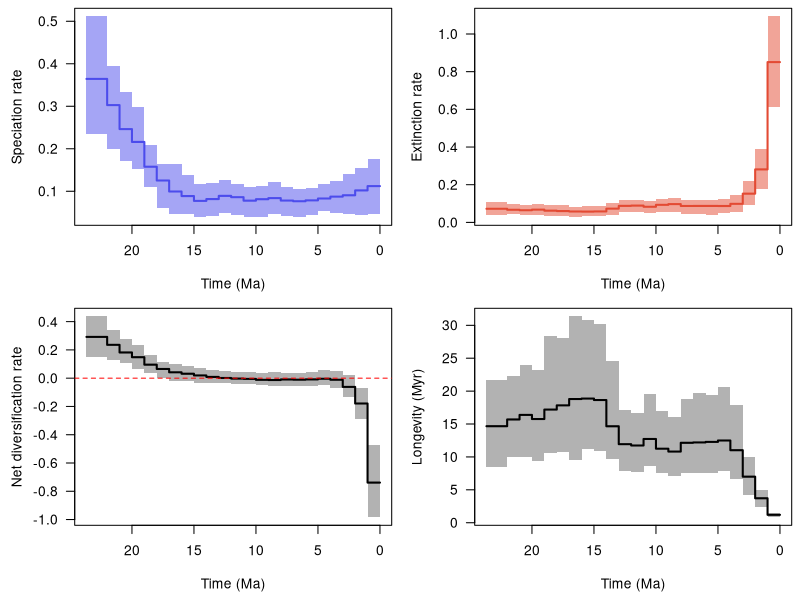

This figure's R source:
pdf(file='/home/torsten/Work/Software/PyRate/example_files/BDNN_examples/Carnivora/Advanced_examples/Example_output/Carnivora_occs_1_G_BDS_BDNN_16_8TVc_Eurasia_RTT.pdf', width = 9, height = 6, useDingbats = FALSE)

layout(matrix(1:4, ncol = 2, nrow = 2, byrow = TRUE))
par(las = 1, mar = c(4.5, 4.5, 0.5, 0.5))
time_vec=c(23.670092814507477, 22.00001,22.0,21.00001,21.0,20.00001,20.0,19.00001,19.0,18.00001,18.0,17.00001,17.0,16.00001,16.0,15.00001,15.0,14.00001,14.0,13.00001,13.0,12.00001,12.0,11.00001,11.0,10.00001,10.0,9.00001,9.0,8.00001,8.0,7.00001,7.0,6.00001,6.0,5.00001,5.0,4.00001,4.0,3.00001,3.0,2.00001,2.0,1.00001,1.0,0.0)
sp_mean=c(0.36437222624171445, 0.36437222624171445,0.30270480262636085,0.30270480262636085,0.24633223392553458,0.24633223392553458,0.2160641896666742,0.2160641896666742,0.15769836362472425,0.15769836362472425,0.1253333582507863,0.1253333582507863,0.09947303163138423,0.09947303163138423,0.08870704470486938,0.08870704470486938,0.07735906811282418,0.07735906811282418,0.08164913526315151,0.08164913526315151,0.08916825131937736,0.08916825131937736,0.08606706412630931,0.08606706412630931,0.07788190311214577,0.07788190311214577,0.08133044964215726,0.08133044964215726,0.08387058198606706,0.08387058198606706,0.078135343540654,0.078135343540654,0.07648627003001719,0.07648627003001719,0.07857959222253987,0.07857959222253987,0.08291229000454783,0.08291229000454783,0.08740348660358917,0.08740348660358917,0.09059381805142692,0.09059381805142692,0.10200931313951789,0.10200931313951789,0.11210155525208189,0.11210155525208189)
sp_lwr=c(0.23584844496875124, 0.23584844496875124,0.19973696040912736,0.19973696040912736,0.17160610640158674,0.17160610640158674,0.15311647172655204,0.15311647172655204,0.10910182332321734,0.10910182332321734,0.061380631103058386,0.061380631103058386,0.04577881442951513,0.04577881442951513,0.04646579493797419,0.04646579493797419,0.038809512568524766,0.038809512568524766,0.0408111624182876,0.0408111624182876,0.04945241588529176,0.04945241588529176,0.04434135624745316,0.04434135624745316,0.039842438784942716,0.039842438784942716,0.03962086849022235,0.03962086849022235,0.04735734494206752,0.04735734494206752,0.041244151227318254,0.041244151227318254,0.03961680601100618,0.03961680601100618,0.04438995331840549,0.04438995331840549,0.05255948449841634,0.05255948449841634,0.04987579930361997,0.04987579930361997,0.04619863643266171,0.04619863643266171,0.04405181759870312,0.04405181759870312,0.04656017894995663,0.04656017894995663)
sp_upr=c(0.5116349343550276, 0.5116349343550276,0.3947406430658842,0.3947406430658842,0.3346088815733227,0.3346088815733227,0.2987352629836504,0.2987352629836504,0.20967525618607377,0.20967525618607377,0.1645298595954018,0.1645298595954018,0.16504073355397503,0.16504073355397503,0.13749164441916106,0.13749164441916106,0.11696159787096502,0.11696159787096502,0.1195974348361479,0.1195974348361479,0.12723657649737194,0.12723657649737194,0.11658347156572395,0.11658347156572395,0.11002460126252721,0.11002460126252721,0.11277610464036432,0.11277610464036432,0.12255584491834863,0.12255584491834863,0.11119272573114804,0.11119272573114804,0.10601652090369192,0.10601652090369192,0.10794805699877245,0.10794805699877245,0.11659612147931042,0.11659612147931042,0.12354426349099479,0.12354426349099479,0.13945376353943684,0.13945376353943684,0.15368036285716785,0.15368036285716785,0.1755054947593947,0.1755054947593947)
ex_mean=c(0.07228644812102752, 0.07228644812102752,0.06701473092082061,0.06701473092082061,0.06449039939080924,0.06449039939080924,0.06770091371235737,0.06770091371235737,0.06214909012012777,0.06214909012012777,0.0600634000817305,0.0600634000817305,0.05789132268743173,0.05789132268743173,0.05728663736711143,0.05728663736711143,0.05812112732550307,0.05812112732550307,0.07290888310787651,0.07290888310787651,0.08772845788452016,0.08772845788452016,0.08913396804092973,0.08913396804092973,0.08298722270838367,0.08298722270838367,0.09312965320967939,0.09312965320967939,0.09714960617765835,0.09714960617765835,0.08723800614517693,0.08723800614517693,0.08735708537162798,0.08735708537162798,0.08731052864730236,0.08731052864730236,0.0870129777908939,0.0870129777908939,0.09857554299306784,0.09857554299306784,0.1524782408226553,0.1524782408226553,0.28126123023299965,0.28126123023299965,0.8507818506371255,0.8507818506371255)
ex_lwr=c(0.04167017358976262, 0.04167017358976262,0.04231515595044913,0.04231515595044913,0.038861920440135984,0.038861920440135984,0.03735210921331816,0.03735210921331816,0.03502571342269972,0.03502571342269972,0.03518524996301675,0.03518524996301675,0.027189306883707336,0.027189306883707336,0.03123496667900929,0.03123496667900929,0.031569658583459864,0.031569658583459864,0.04065400177147572,0.04065400177147572,0.05677997394427337,0.05677997394427337,0.054790261786186414,0.054790261786186414,0.047426469200833675,0.047426469200833675,0.05518624559454943,0.05518624559454943,0.05328005031356117,0.05328005031356117,0.042858317850138626,0.042858317850138626,0.045230304412442156,0.045230304412442156,0.041716460925420584,0.041716460925420584,0.04792553815346538,0.04792553815346538,0.054854986388051225,0.054854986388051225,0.0904449331544218,0.0904449331544218,0.1757397660552853,0.1757397660552853,0.6110636339462959,0.6110636339462959)
ex_upr=c(0.10671861256904427, 0.10671861256904427,0.09772759654212738,0.09772759654212738,0.09393336342600116,0.09393336342600116,0.09901543891692088,0.09901543891692088,0.09285389561068405,0.09285389561068405,0.09151654479847265,0.09151654479847265,0.0833700290561458,0.0833700290561458,0.08501945050895258,0.08501945050895258,0.08628060582938414,0.08628060582938414,0.10304103102432395,0.10304103102432395,0.12018883020437382,0.12018883020437382,0.1181306977871454,0.1181306977871454,0.11126790185357215,0.11126790185357215,0.12624075652525307,0.12624075652525307,0.12882766732120493,0.12882766732120493,0.11661592408651483,0.11661592408651483,0.11909189837332051,0.11909189837332051,0.11846804694355217,0.11846804694355217,0.12568064009145904,0.12568064009145904,0.14512551169775187,0.14512551169775187,0.21717982383505746,0.21717982383505746,0.3918742959078784,0.3918742959078784,1.09372276219045,1.09372276219045)
div_mean=c(0.2920857781206869, 0.2920857781206869,0.23569007170554038,0.23569007170554038,0.18184183453472527,0.18184183453472527,0.1483632759543169,0.1483632759543169,0.09554927350459644,0.09554927350459644,0.06526995816905577,0.06526995816905577,0.04158170894395247,0.04158170894395247,0.03142040733775792,0.03142040733775792,0.0192379407873211,0.0192379407873211,0.008740252155275033,0.008740252155275033,0.00143979343485717,0.00143979343485717,-0.0030669039146204,-0.0030669039146204,-0.005105319596237942,-0.005105319596237942,-0.011799203567522178,-0.011799203567522178,-0.01327902419159133,-0.01327902419159133,-0.009102662604522924,-0.009102662604522924,-0.010870815341610787,-0.010870815341610787,-0.00873093642476245,-0.00873093642476245,-0.00410068778634607,-0.00410068778634607,-0.011172056389478725,-0.011172056389478725,-0.061884422771228326,-0.061884422771228326,-0.17925191709348173,-0.17925191709348173,-0.7386802953850441,-0.7386802953850441)
div_lwr=c(0.14781449711482142, 0.14781449711482142,0.1297437858006234,0.1297437858006234,0.10829077985392142,0.10829077985392142,0.06676952731405925,0.06676952731405925,0.034035597726769465,0.034035597726769465,0.004480296398422026,0.004480296398422026,-0.017514490094592564,-0.017514490094592564,-0.01915065281985799,-0.01915065281985799,-0.030725765132732702,-0.030725765132732702,-0.033333173209987105,-0.033333173209987105,-0.03632584861489575,-0.03632584861489575,-0.040965249179374885,-0.040965249179374885,-0.04460002680916939,-0.04460002680916939,-0.050049021697761195,-0.050049021697761195,-0.05606507239957212,-0.05606507239957212,-0.0526181773160604,-0.0526181773160604,-0.057914722312272765,-0.057914722312272765,-0.05509770063852617,-0.05509770063852617,-0.051753577791419175,-0.051753577791419175,-0.0664047659247206,-0.0664047659247206,-0.1358273053497191,-0.1358273053497191,-0.28929722600368146,-0.28929722600368146,-0.9839299334139197,-0.9839299334139197)
div_upr=c(0.4374174531982812, 0.4374174531982812,0.3385799240818538,0.3385799240818538,0.27589836611306223,0.27589836611306223,0.23611153988879013,0.23611153988879013,0.16189568220850406,0.16189568220850406,0.11195240868495213,0.11195240868495213,0.1008951130858445,0.1008951130858445,0.08526082672394422,0.08526082672394422,0.06922955847159606,0.06922955847159606,0.05631094204554782,0.05631094204554782,0.04949329972503262,0.04949329972503262,0.04130685906389003,0.04130685906389003,0.04078948481926789,0.04078948481926789,0.035408727566707376,0.035408727566707376,0.046774861141556726,0.046774861141556726,0.0396339268126727,0.0396339268126727,0.03846140045052557,0.03846140045052557,0.0466598837648598,0.0466598837648598,0.0554746522756535,0.0554746522756535,0.04810709819791449,0.04810709819791449,0.025099045797885147,0.025099045797885147,-0.07277211807140238,-0.07277211807140238,-0.4707856713575954,-0.4707856713575954)
long_mean=c(14.66708149987567, 14.66708149987567,15.69194571554355,15.69194571554355,16.3863919193927,16.3863919193927,15.758032256968546,15.758032256968546,17.19371635378683,17.19371635378683,17.835614307969323,17.835614307969323,18.796201597249457,18.796201597249457,18.870602278917854,18.870602278917854,18.644485051096083,18.644485051096083,14.659789980236743,14.659789980236743,11.936755844172776,11.936755844172776,11.736953249195786,11.736953249195786,12.726982325329343,12.726982325329343,11.250532319350752,11.250532319350752,10.814118475080662,10.814118475080662,12.146544082388179,12.146544082388179,12.202434861379265,12.202434861379265,12.28332603376327,12.28332603376327,12.496314741802765,12.496314741802765,11.02202026500084,11.02202026500084,6.997413966541743,6.997413966541743,3.7157950056195146,3.7157950056195146,1.2002179997240607,1.2002179997240607)
long_lwr=c(8.511392651351505, 8.511392651351505,9.911991313493665,9.911991313493665,10.019718672923254,10.019718672923254,9.367253718591192,9.367253718591192,10.668317670120459,10.668317670120459,10.680241888736687,10.680241888736687,9.481050380929164,9.481050380929164,11.21410580331564,11.21410580331564,10.953362870132807,10.953362870132807,9.704871836578763,9.704871836578763,7.832053851073922,7.832053851073922,7.77739612846394,7.77739612846394,8.658630439225854,8.658630439225854,7.601959525762583,7.601959525762583,7.105212240547256,7.105212240547256,7.5411940210718775,7.5411940210718775,7.498469578451519,7.498469578451519,7.533674978231004,7.533674978231004,7.893536440359071,7.893536440359071,6.571811257171685,6.571811257171685,4.190170277359004,4.190170277359004,2.355523083750788,2.355523083750788,0.8289985843030362,0.8289985843030362)
long_upr=c(21.720732335686744, 21.720732335686744,22.342759236171098,22.342759236171098,23.906643483047713,23.906643483047713,23.24766352303992,23.24766352303992,28.407079266334094,28.407079266334094,28.020829045481975,28.020829045481975,31.364713513885345,31.364713513885345,30.883084143258916,30.883084143258916,30.244509569823908,30.244509569823908,24.597824480384492,24.597824480384492,17.073148303049706,17.073148303049706,16.693346281778705,16.693346281778705,19.512503955543856,19.512503955543856,16.931092118763857,16.931092118763857,16.06271371380923,16.06271371380923,18.84193543482502,18.84193543482502,19.77674703292571,19.77674703292571,19.471125281675977,19.471125281675977,20.64697884141292,20.64697884141292,17.893102608465256,17.893102608465256,9.970780794535571,9.970780794535571,5.038532490124789,5.038532490124789,1.4954547858537395,1.4954547858537395)
xlim = c(23.670092814507477, 0.0)
ylim = c(0.038809512568524766, 0.5116349343550276)
not_NA = !is.na(sp_mean)
plot(time_vec[not_NA], sp_mean[not_NA], type = 'n', xlim = xlim, ylim = ylim, xlab = 'Time (Ma)', ylab = 'Speciation rate')
polygon(c(time_vec[not_NA], rev(time_vec[not_NA])), c(sp_lwr[not_NA], rev(sp_upr[not_NA])), col = adjustcolor('#4c4cec', alpha = 0.5), border = NA)
lines(time_vec[not_NA], sp_mean[not_NA], col = '#4c4cec', lwd = 2)
ylim = c(0.027189306883707336, 1.09372276219045)
not_NA = !is.na(ex_mean)
plot(time_vec[not_NA], ex_mean[not_NA], type = 'n', xlim = xlim, ylim = ylim, xlab = 'Time (Ma)', ylab = 'Extinction rate')
polygon(c(time_vec[not_NA], rev(time_vec[not_NA])), c(ex_lwr[not_NA], rev(ex_upr[not_NA])), col = adjustcolor('#e34a33', alpha = 0.5), border = NA)
lines(time_vec[not_NA], ex_mean[not_NA], col = '#e34a33', lwd = 2)
ylim = c(-0.9839299334139197, 0.4374174531982812)
not_NA = !is.na(div_mean)
plot(time_vec[not_NA], div_mean[not_NA], type = 'n', xlim = xlim, ylim = ylim, xlab = 'Time (Ma)', ylab = 'Net diversification rate')
polygon(c(time_vec[not_NA], rev(time_vec[not_NA])), c(div_lwr[not_NA], rev(div_upr[not_NA])), col = adjustcolor('black', alpha = 0.3), border = NA)
lines(time_vec[not_NA], div_mean[not_NA], col = 'black', lwd = 2)
abline(h = 0, col = 'red', lty = 2)
ylim = c(0.8289985843030362, 31.364713513885345)
not_NA = !is.na(long_mean)
plot(time_vec[not_NA], long_mean[not_NA], type = 'n', xlim = xlim, ylim = ylim, xlab = 'Time (Ma)', ylab = 'Longevity (Myr)')
polygon(c(time_vec[not_NA], rev(time_vec[not_NA])), c(long_lwr[not_NA], rev(long_upr[not_NA])), col = adjustcolor('black', alpha = 0.3), border = NA)
lines(time_vec[not_NA], long_mean[not_NA], col = 'black', lwd = 2)
dev.off()